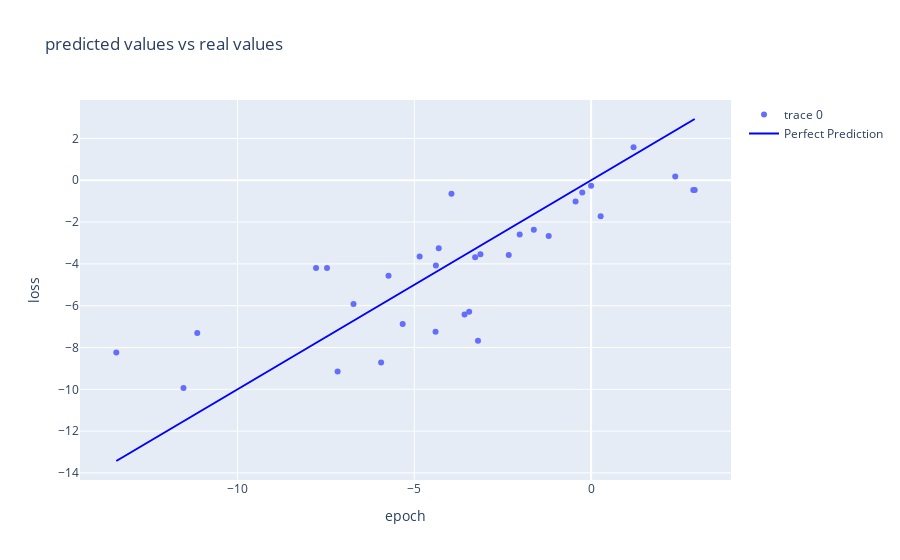

Write notebook code for a chart like this one.
### Code cell
trace = go.Scatter(x = df["y_real"],y = df["y_pred"], mode = "markers")
line_trace = go.Scatter(x = [min(df["y_real"]), max(df["y_real"])],
                        y = [min(df["y_real"]), max(df["y_real"])],
                        mode = "lines",
                        marker=dict(color='blue'),
                        name='Perfect Prediction')
layout = go.Layout(title = "predicted values vs real values", xaxis=dict(title = "epoch"),
                   yaxis = dict(title = "loss"))

figure = go.Figure(data = [trace, line_trace], layout=layout)

iplot(figure)

### Figure 1 — Plotly figure (JSON) as saved in the notebook; plotly's stock layout.template omitted (floating-point values rounded to 4 significant figures)
{"data": [{"mode": "markers", "type": "scatter", "x": [-3.2, -1.62, -2.33, -3.95, -6.72, -5.94, -13.43, -7.17, -11.53, 2.93, 2.89, -0.44, 0.27, -3.13, 2.38, -5.33, -2.02, -7.78, -7.47, -4.85, -3.28, -11.14, -4.31, 1.2, 0, -3.58, -3.45, -4.4, -5.73, -1.2, -4.39, -0.25], "y": [-7.673, -2.373, -3.574, -0.6468, -5.922, -8.714, -8.242, -9.146, -9.935, -0.4683, -0.4683, -1.014, -1.719, -3.542, 0.1827, -6.871, -2.597, -4.201, -4.194, -3.642, -3.682, -7.307, -3.248, 1.579, -0.2585, -6.421, -6.293, -7.243, -4.567, -2.662, -4.078, -0.5845]}, {"marker": {"color": "blue"}, "mode": "lines", "name": "Perfect Prediction", "type": "scatter", "x": [-13.43, 2.93], "y": [-13.43, 2.93]}], "layout": {"title": {"text": "predicted values vs real values"}, "xaxis": {"title": {"text": "epoch"}}, "yaxis": {"title": {"text": "loss"}}}}
